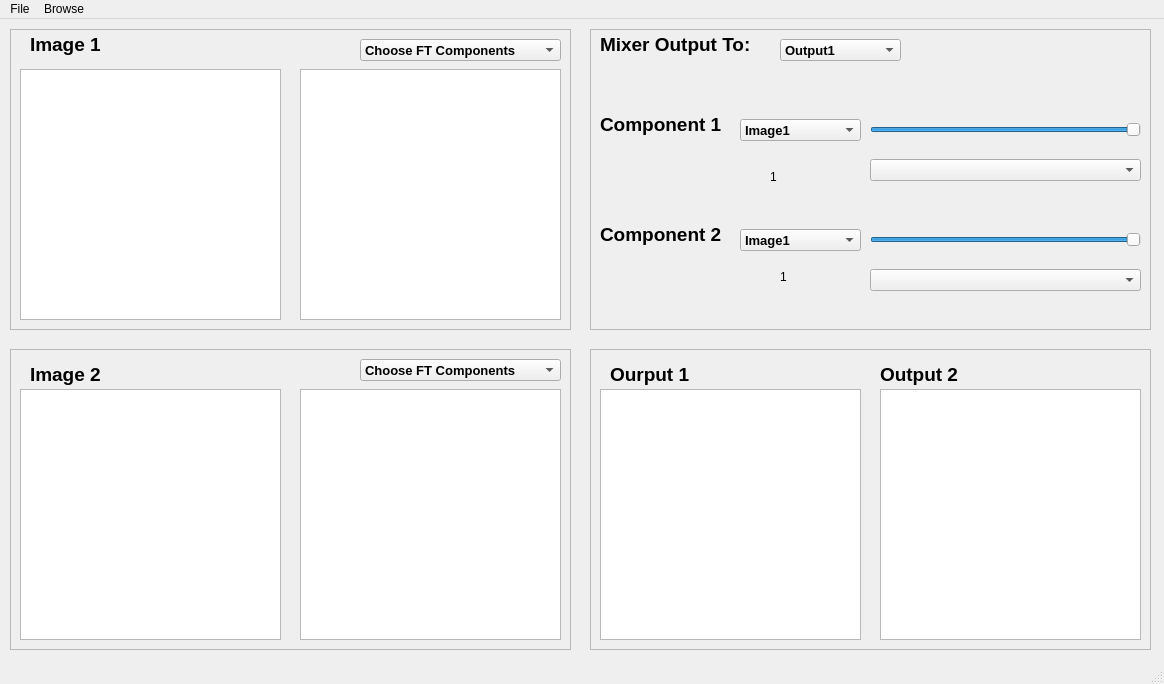
<?xml version="1.0" encoding="UTF-8"?>
<ui version="4.0">
 <class>MainWindow</class>
 <widget class="QMainWindow" name="MainWindow">
  <property name="windowModality">
   <enum>Qt::NonModal</enum>
  </property>
  <property name="geometry">
   <rect>
    <x>0</x>
    <y>0</y>
    <width>1164</width>
    <height>684</height>
   </rect>
  </property>
  <property name="windowTitle">
   <string>MainWindow</string>
  </property>
  <widget class="QWidget" name="centralwidget">
   <widget class="QFrame" name="frame">
    <property name="geometry">
     <rect>
      <x>10</x>
      <y>10</y>
      <width>561</width>
      <height>301</height>
     </rect>
    </property>
    <property name="frameShape">
     <enum>QFrame::StyledPanel</enum>
    </property>
    <property name="frameShadow">
     <enum>QFrame::Sunken</enum>
    </property>
    <widget class="ImageView" name="imageView">
     <property name="geometry">
      <rect>
       <x>10</x>
       <y>40</y>
       <width>261</width>
       <height>251</height>
      </rect>
     </property>
    </widget>
    <widget class="ImageView" name="imageView_1_edit">
     <property name="geometry">
      <rect>
       <x>290</x>
       <y>40</y>
       <width>261</width>
       <height>251</height>
      </rect>
     </property>
    </widget>
    <widget class="QLabel" name="label">
     <property name="geometry">
      <rect>
       <x>20</x>
       <y>0</y>
       <width>81</width>
       <height>31</height>
      </rect>
     </property>
     <property name="font">
      <font>
       <family>Arial</family>
       <pointsize>14</pointsize>
       <weight>75</weight>
       <bold>true</bold>
      </font>
     </property>
     <property name="text">
      <string>Image 1</string>
     </property>
    </widget>
    <widget class="QComboBox" name="image1_FT_component">
     <property name="geometry">
      <rect>
       <x>350</x>
       <y>10</y>
       <width>201</width>
       <height>22</height>
      </rect>
     </property>
     <property name="font">
      <font>
       <family>Arial</family>
       <pointsize>10</pointsize>
       <weight>75</weight>
       <bold>true</bold>
      </font>
     </property>
     <property name="toolTip">
      <string>Image Components</string>
     </property>
     <item>
      <property name="text">
       <string>Choose FT Components</string>
      </property>
     </item>
     <item>
      <property name="text">
       <string>FT Magnitude</string>
      </property>
     </item>
     <item>
      <property name="text">
       <string>FT Phase</string>
      </property>
     </item>
     <item>
      <property name="text">
       <string>FT Real Component</string>
      </property>
     </item>
     <item>
      <property name="text">
       <string>FT Imaginary Component</string>
      </property>
     </item>
    </widget>
   </widget>
   <widget class="QFrame" name="frame_2">
    <property name="geometry">
     <rect>
      <x>10</x>
      <y>330</y>
      <width>561</width>
      <height>301</height>
     </rect>
    </property>
    <property name="frameShape">
     <enum>QFrame::StyledPanel</enum>
    </property>
    <property name="frameShadow">
     <enum>QFrame::Sunken</enum>
    </property>
    <widget class="ImageView" name="imageView_2">
     <property name="geometry">
      <rect>
       <x>10</x>
       <y>40</y>
       <width>261</width>
       <height>251</height>
      </rect>
     </property>
    </widget>
    <widget class="QLabel" name="label_2">
     <property name="geometry">
      <rect>
       <x>20</x>
       <y>10</y>
       <width>81</width>
       <height>31</height>
      </rect>
     </property>
     <property name="font">
      <font>
       <family>Arial</family>
       <pointsize>14</pointsize>
       <weight>75</weight>
       <bold>true</bold>
      </font>
     </property>
     <property name="text">
      <string>Image 2</string>
     </property>
    </widget>
    <widget class="QComboBox" name="image2_FT_component">
     <property name="geometry">
      <rect>
       <x>350</x>
       <y>10</y>
       <width>201</width>
       <height>22</height>
      </rect>
     </property>
     <property name="font">
      <font>
       <family>Arial</family>
       <pointsize>10</pointsize>
       <weight>75</weight>
       <bold>true</bold>
      </font>
     </property>
     <property name="toolTip">
      <string>Image Components</string>
     </property>
     <item>
      <property name="text">
       <string>Choose FT Components</string>
      </property>
     </item>
     <item>
      <property name="text">
       <string>FT Magnitude</string>
      </property>
     </item>
     <item>
      <property name="text">
       <string>FT Phase</string>
      </property>
     </item>
     <item>
      <property name="text">
       <string>FT Real Component</string>
      </property>
     </item>
     <item>
      <property name="text">
       <string>FT Imaginary Component</string>
      </property>
     </item>
    </widget>
    <widget class="ImageView" name="imageView_2_edit">
     <property name="geometry">
      <rect>
       <x>290</x>
       <y>40</y>
       <width>261</width>
       <height>251</height>
      </rect>
     </property>
    </widget>
   </widget>
   <widget class="QFrame" name="frame_3">
    <property name="geometry">
     <rect>
      <x>590</x>
      <y>10</y>
      <width>561</width>
      <height>301</height>
     </rect>
    </property>
    <property name="frameShape">
     <enum>QFrame::StyledPanel</enum>
    </property>
    <property name="frameShadow">
     <enum>QFrame::Sunken</enum>
    </property>
    <widget class="QLabel" name="label_3">
     <property name="geometry">
      <rect>
       <x>10</x>
       <y>0</y>
       <width>161</width>
       <height>31</height>
      </rect>
     </property>
     <property name="font">
      <font>
       <family>Arial</family>
       <pointsize>14</pointsize>
       <weight>75</weight>
       <bold>true</bold>
      </font>
     </property>
     <property name="text">
      <string>Mixer Output To:</string>
     </property>
    </widget>
    <widget class="QComboBox" name="mixer_viewer">
     <property name="geometry">
      <rect>
       <x>190</x>
       <y>10</y>
       <width>121</width>
       <height>22</height>
      </rect>
     </property>
     <property name="font">
      <font>
       <family>Arial</family>
       <pointsize>10</pointsize>
       <weight>75</weight>
       <bold>true</bold>
      </font>
     </property>
     <item>
      <property name="text">
       <string>Output1</string>
      </property>
     </item>
     <item>
      <property name="text">
       <string>Output2</string>
      </property>
     </item>
    </widget>
    <widget class="QLabel" name="label_4">
     <property name="geometry">
      <rect>
       <x>10</x>
       <y>80</y>
       <width>131</width>
       <height>31</height>
      </rect>
     </property>
     <property name="font">
      <font>
       <family>Arial</family>
       <pointsize>14</pointsize>
       <weight>75</weight>
       <bold>true</bold>
      </font>
     </property>
     <property name="text">
      <string>Component 1</string>
     </property>
    </widget>
    <widget class="QLabel" name="label_5">
     <property name="geometry">
      <rect>
       <x>10</x>
       <y>190</y>
       <width>131</width>
       <height>31</height>
      </rect>
     </property>
     <property name="font">
      <font>
       <family>Arial</family>
       <pointsize>14</pointsize>
       <weight>75</weight>
       <bold>true</bold>
      </font>
     </property>
     <property name="text">
      <string>Component 2</string>
     </property>
    </widget>
    <widget class="QSlider" name="FT_slider_1">
     <property name="geometry">
      <rect>
       <x>280</x>
       <y>90</y>
       <width>271</width>
       <height>22</height>
      </rect>
     </property>
     <property name="minimum">
      <number>0</number>
     </property>
     <property name="maximum">
      <number>100</number>
     </property>
     <property name="value">
      <number>100</number>
     </property>
     <property name="sliderPosition">
      <number>100</number>
     </property>
     <property name="orientation">
      <enum>Qt::Horizontal</enum>
     </property>
    </widget>
    <widget class="QSlider" name="FT_slider_2">
     <property name="geometry">
      <rect>
       <x>280</x>
       <y>200</y>
       <width>271</width>
       <height>22</height>
      </rect>
     </property>
     <property name="minimum">
      <number>0</number>
     </property>
     <property name="maximum">
      <number>100</number>
     </property>
     <property name="value">
      <number>100</number>
     </property>
     <property name="orientation">
      <enum>Qt::Horizontal</enum>
     </property>
    </widget>
    <widget class="QComboBox" name="mixer_comp1">
     <property name="geometry">
      <rect>
       <x>280</x>
       <y>130</y>
       <width>271</width>
       <height>22</height>
      </rect>
     </property>
     <property name="font">
      <font>
       <family>Arial</family>
       <pointsize>10</pointsize>
       <weight>75</weight>
       <bold>true</bold>
      </font>
     </property>
     <property name="currentText">
      <string/>
     </property>
     <item>
      <property name="text">
       <string/>
      </property>
     </item>
     <item>
      <property name="text">
       <string>Magnitude</string>
      </property>
     </item>
     <item>
      <property name="text">
       <string>Phase</string>
      </property>
     </item>
     <item>
      <property name="text">
       <string>Real</string>
      </property>
     </item>
     <item>
      <property name="text">
       <string>Imaginary</string>
      </property>
     </item>
     <item>
      <property name="text">
       <string>Uniform Magnitude</string>
      </property>
     </item>
     <item>
      <property name="text">
       <string>Uniform Phase</string>
      </property>
     </item>
    </widget>
    <widget class="QComboBox" name="mixer_image1">
     <property name="geometry">
      <rect>
       <x>150</x>
       <y>90</y>
       <width>121</width>
       <height>22</height>
      </rect>
     </property>
     <property name="font">
      <font>
       <family>Arial</family>
       <pointsize>10</pointsize>
       <weight>75</weight>
       <bold>true</bold>
      </font>
     </property>
     <property name="toolTip">
      <string>Image Components</string>
     </property>
     <item>
      <property name="text">
       <string>Image1</string>
      </property>
     </item>
     <item>
      <property name="text">
       <string>Image2</string>
      </property>
     </item>
    </widget>
    <widget class="QComboBox" name="mixer_image2">
     <property name="geometry">
      <rect>
       <x>150</x>
       <y>200</y>
       <width>121</width>
       <height>22</height>
      </rect>
     </property>
     <property name="font">
      <font>
       <family>Arial</family>
       <pointsize>10</pointsize>
       <weight>75</weight>
       <bold>true</bold>
      </font>
     </property>
     <property name="toolTip">
      <string>Image Components</string>
     </property>
     <item>
      <property name="text">
       <string>Image1</string>
      </property>
     </item>
     <item>
      <property name="text">
       <string>Image2</string>
      </property>
     </item>
    </widget>
    <widget class="QComboBox" name="mixer_comp2">
     <property name="geometry">
      <rect>
       <x>280</x>
       <y>240</y>
       <width>271</width>
       <height>22</height>
      </rect>
     </property>
     <property name="font">
      <font>
       <family>Arial</family>
       <pointsize>10</pointsize>
       <weight>75</weight>
       <bold>true</bold>
      </font>
     </property>
     <property name="currentText">
      <string/>
     </property>
     <item>
      <property name="text">
       <string/>
      </property>
     </item>
     <item>
      <property name="text">
       <string>Magnitude</string>
      </property>
     </item>
     <item>
      <property name="text">
       <string>Phase</string>
      </property>
     </item>
     <item>
      <property name="text">
       <string>Real</string>
      </property>
     </item>
     <item>
      <property name="text">
       <string>Imaginary</string>
      </property>
     </item>
     <item>
      <property name="text">
       <string>Uniform Magnitude</string>
      </property>
     </item>
     <item>
      <property name="text">
       <string>Uniform Phase</string>
      </property>
     </item>
    </widget>
    <widget class="QLabel" name="label_8">
     <property name="geometry">
      <rect>
       <x>180</x>
       <y>140</y>
       <width>59</width>
       <height>15</height>
      </rect>
     </property>
     <property name="text">
      <string>1</string>
     </property>
    </widget>
    <widget class="QLabel" name="label_9">
     <property name="geometry">
      <rect>
       <x>190</x>
       <y>240</y>
       <width>59</width>
       <height>15</height>
      </rect>
     </property>
     <property name="text">
      <string>1</string>
     </property>
    </widget>
   </widget>
   <widget class="QFrame" name="frame_4">
    <property name="geometry">
     <rect>
      <x>590</x>
      <y>330</y>
      <width>561</width>
      <height>301</height>
     </rect>
    </property>
    <property name="frameShape">
     <enum>QFrame::StyledPanel</enum>
    </property>
    <property name="frameShadow">
     <enum>QFrame::Sunken</enum>
    </property>
    <widget class="ImageView" name="output_1">
     <property name="geometry">
      <rect>
       <x>10</x>
       <y>40</y>
       <width>261</width>
       <height>251</height>
      </rect>
     </property>
    </widget>
    <widget class="ImageView" name="output_2">
     <property name="geometry">
      <rect>
       <x>290</x>
       <y>40</y>
       <width>261</width>
       <height>251</height>
      </rect>
     </property>
    </widget>
    <widget class="QLabel" name="label_6">
     <property name="geometry">
      <rect>
       <x>20</x>
       <y>10</y>
       <width>81</width>
       <height>31</height>
      </rect>
     </property>
     <property name="font">
      <font>
       <family>Arial</family>
       <pointsize>14</pointsize>
       <weight>75</weight>
       <bold>true</bold>
      </font>
     </property>
     <property name="text">
      <string>Ourput 1</string>
     </property>
    </widget>
    <widget class="QLabel" name="label_7">
     <property name="geometry">
      <rect>
       <x>290</x>
       <y>10</y>
       <width>81</width>
       <height>31</height>
      </rect>
     </property>
     <property name="font">
      <font>
       <family>Arial</family>
       <pointsize>14</pointsize>
       <weight>75</weight>
       <bold>true</bold>
      </font>
     </property>
     <property name="text">
      <string>Output 2</string>
     </property>
    </widget>
   </widget>
  </widget>
  <widget class="QMenuBar" name="menubar">
   <property name="geometry">
    <rect>
     <x>0</x>
     <y>0</y>
     <width>1164</width>
     <height>20</height>
    </rect>
   </property>
   <widget class="QMenu" name="menuFile">
    <property name="title">
     <string>File</string>
    </property>
    <addaction name="actionNew_Window"/>
   </widget>
   <widget class="QMenu" name="menuBrowse">
    <property name="title">
     <string>Browse</string>
    </property>
    <addaction name="actionImage1"/>
    <addaction name="actionImage2"/>
   </widget>
   <addaction name="menuFile"/>
   <addaction name="menuBrowse"/>
  </widget>
  <widget class="QStatusBar" name="statusbar"/>
  <action name="actionNew_Window">
   <property name="text">
    <string>New Window</string>
   </property>
   <property name="statusTip">
    <string/>
   </property>
   <property name="shortcut">
    <string>Ctrl+N</string>
   </property>
  </action>
  <action name="actionImage1">
   <property name="text">
    <string>Image1</string>
   </property>
   <property name="shortcut">
    <string>Ctrl+1</string>
   </property>
  </action>
  <action name="actionImage2">
   <property name="text">
    <string>Image2</string>
   </property>
   <property name="shortcut">
    <string>Ctrl+2</string>
   </property>
  </action>
 </widget>
 <customwidgets>
  <customwidget>
   <class>ImageView</class>
   <extends>QGraphicsView</extends>
   <header location="global">pyqtgraph</header>
   <container>1</container>
  </customwidget>
 </customwidgets>
 <resources/>
 <connections>
  <connection>
   <sender>FT_slider_1</sender>
   <signal>valueChanged(int)</signal>
   <receiver>label_8</receiver>
   <slot>setNum(int)</slot>
   <hints>
    <hint type="sourcelabel">
     <x>876</x>
     <y>126</y>
    </hint>
    <hint type="destinationlabel">
     <x>806</x>
     <y>180</y>
    </hint>
   </hints>
  </connection>
  <connection>
   <sender>FT_slider_2</sender>
   <signal>valueChanged(int)</signal>
   <receiver>label_9</receiver>
   <slot>setNum(int)</slot>
   <hints>
    <hint type="sourcelabel">
     <x>875</x>
     <y>245</y>
    </hint>
    <hint type="destinationlabel">
     <x>804</x>
     <y>280</y>
    </hint>
   </hints>
  </connection>
 </connections>
</ui>
